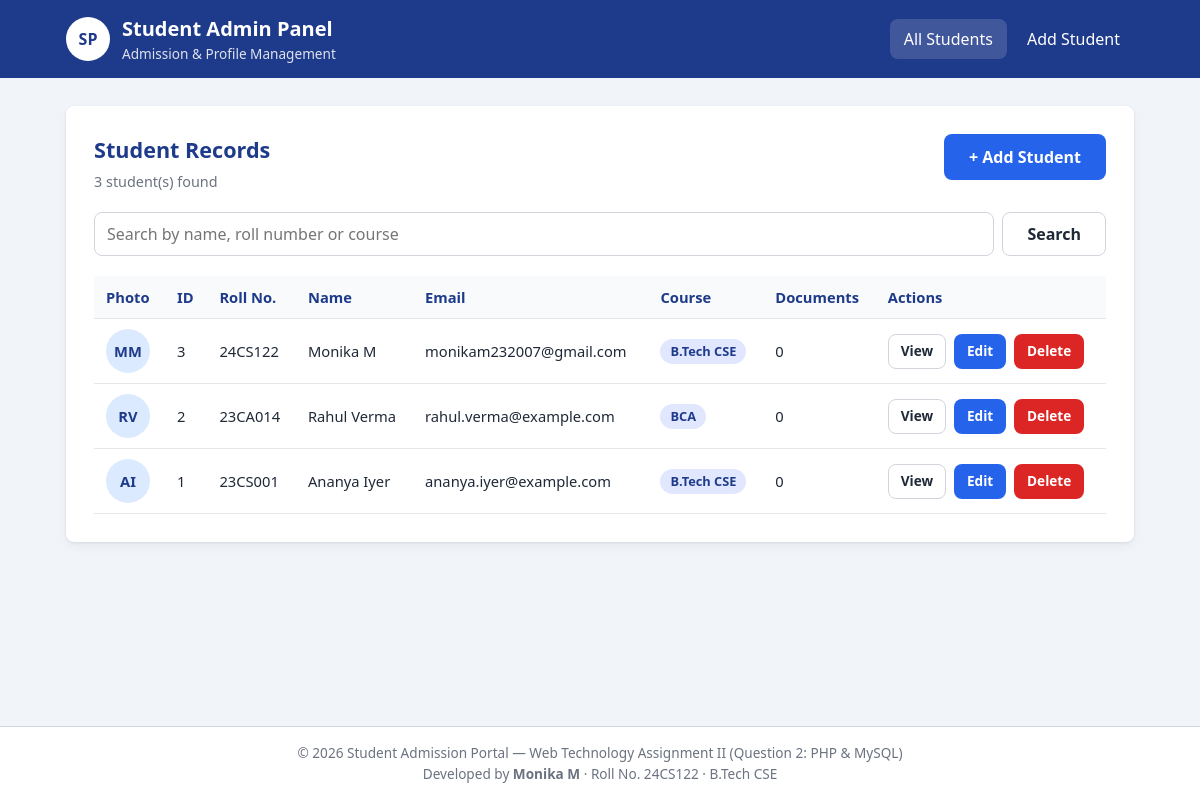
The page /Question2_PHP/index.php on the database its author committed.
### tables this page shows
CREATE TABLE students (
    student_id   INT UNSIGNED  NOT NULL AUTO_INCREMENT,
    name         VARCHAR(50)   NOT NULL,
    roll_number  VARCHAR(15)   NOT NULL,
    email        VARCHAR(100)  NOT NULL,
    course       VARCHAR(50)   NOT NULL,
    created_at   TIMESTAMP     NOT NULL DEFAULT CURRENT_TIMESTAMP,
    updated_at   TIMESTAMP     NOT NULL DEFAULT CURRENT_TIMESTAMP ON UPDATE CURRENT_TIMESTAMP,

    PRIMARY KEY (student_id),
    UNIQUE KEY uq_students_roll (roll_number),    
    UNIQUE KEY uq_students_email (email),         
    CONSTRAINT chk_students_email CHECK (email LIKE '%_@_%._%')
);

### Question2_PHP/functions.php (called while the page is built, shortened)
<?php
function e($value): string
{
    return htmlspecialchars((string) $value, ENT_QUOTES, 'UTF-8');
}
function initials(string $name): string
{
    $parts = preg_split('/\s+/', trim($name));
    $letters = '';
    foreach (array_slice($parts, 0, 2) as $part) {
        $letters .= strtoupper(substr($part, 0, 1));
    }
    return $letters;
}

### Question2_PHP/index.php (the view, shortened to what this page needs)
<?php
require_once 'db.php';
require_once 'functions.php';
$search = trim($_GET['q'] ?? '');
$sql = "SELECT s.student_id, s.name, s.roll_number, s.email, s.course,
               img.file_path AS image_path,
               (SELECT COUNT(*) FROM student_files d
                 WHERE d.student_id = s.student_id
                   AND d.file_category <> 'profile_image') AS document_count
        FROM students s
        LEFT JOIN student_files img
               ON img.student_id = s.student_id AND img.file_category = 'profile_image'";
if ($search !== '') {
    $sql .= ' WHERE s.name LIKE ? OR s.roll_number LIKE ? OR s.course LIKE ?';
    $sql .= ' ORDER BY s.student_id DESC';
    $stmt = $conn->prepare($sql);
    $like = '%' . $search . '%';
    $stmt->bind_param('sss', $like, $like, $like);
} else {
    $sql .= ' ORDER BY s.student_id DESC';
    $stmt = $conn->prepare($sql);
}
$stmt->execute();
$students = $stmt->get_result()->fetch_all(MYSQLI_ASSOC);
$activePage = 'list';
require 'includes/header.php';
?>
<section class="card">
    <div class="card-header">
        <div>
            <h2 class="card-title">Student Records</h2>
            <p class="card-subtitle"><?= count($students) ?> student(s) found</p>
        </div>
        <a href="add_student.php" class="btn btn-primary">+ Add Student</a>
    </div>
    <form method="get" action="index.php" class="search-form" role="search">
        <input type="text" id="q" name="q" value="<?= e($search) ?>" placeholder="Search by name, roll number or course">
        <button type="submit" class="btn btn-secondary">Search</button>
    </form>
    <?php if (count($students) === 0): ?>
        <p class="empty-state">No students found. <a href="add_student.php">Add the first student</a>.</p>
    <?php else: ?>
        <div class="table-wrap">
            <table class="data-table">
                <thead>
                    <tr>
                        <th>Photo</th>
                        <th>ID</th>
                        <th>Roll No.</th>
                        <th>Name</th>
                        <th>Email</th>
                        <th>Course</th>
                        <th>Documents</th>
                        <th>Actions</th>
                    </tr>
                </thead>
                <tbody>
                <?php foreach ($students as $s): ?>
                    <tr>
                        <td>
                            <?php if ($s['image_path']): ?>
                                <img src="<?= e($s['image_path']) ?>" alt="Photo of <?= e($s['name']) ?>" class="avatar">
                            <?php else: ?>
                                <span class="avatar avatar-placeholder" aria-label="No photo"><?= e(initials($s['name'])) ?></span>
                            <?php endif; ?>
                        </td>
                        <td><?= (int) $s['student_id'] ?></td>
                        <td><?= e($s['roll_number']) ?></td>
                        <td><?= e($s['name']) ?></td>
                        <td><?= e($s['email']) ?></td>
                        <td><span class="badge"><?= e($s['course']) ?></span></td>
                        <td><?= (int) $s['document_count'] ?></td>
                        <td class="actions">
                            <a href="view_student.php?id=<?= (int) $s['student_id'] ?>" class="btn btn-small btn-secondary">View</a>
                            <a href="edit_student.php?id=<?= (int) $s['student_id'] ?>" class="btn btn-small btn-primary">Edit</a>
                            <a href="delete_student.php?id=<?= (int) $s['student_id'] ?>" class="btn btn-small btn-danger">Delete</a>
                        </td>
                    </tr>
                <?php endforeach; ?>
                </tbody>
            </table>
        </div>
    <?php endif; ?>
</section>
<?php require 'includes/footer.php'; ?>

### Question2_PHP/includes/header.php (shortened to what this page needs)
<?php
$activePage = $activePage ?? '';
?>
<!DOCTYPE html>
<html lang="en">
<head>
    <link rel="stylesheet" href="style.css">
</head>
<body>
<header class="site-header">
    <div class="container header-inner">
        <div class="brand">
            <span class="brand-logo" aria-hidden="true">SP</span>
            <div>
                <h1 class="brand-title">Student Admin Panel</h1>
                <p class="brand-subtitle">Admission &amp; Profile Management</p>
            </div>
        </div>
        <nav class="main-nav" aria-label="Main navigation">
            <a href="index.php" class="<?= $activePage === 'list' ? 'active' : '' ?>">All Students</a>
            <a href="add_student.php" class="<?= $activePage === 'add' ? 'active' : '' ?>">Add Student</a>
        </nav>
    </div>
</header>
<main class="container">

### Question2_PHP/includes/footer.php (shortened to what this page needs)
</main>
<footer class="site-footer">
    <div class="container">
        <p>&copy; 2026 Student Admission Portal &mdash; Web Technology Assignment II (Question 2: PHP &amp; MySQL)</p>
        <p>Developed by <strong>Monika M</strong> &middot; Roll No. 24CS122 &middot; B.Tech CSE</p>
    </div>
</footer>
</body>
</html>

### Question2_PHP/style.css (style rules this page uses)
:root { --primary: #1e3a8a; --primary-light: #2563eb; --primary-hover: #1d4ed8; --bg: #f1f5f9; --card-bg: #ffffff; --text: #1f2937; --text-muted: #6b7280; --border: #d1d5db; --error: #dc2626; --error-bg: #fef2f2; --success: #15803d; --success-bg: #f0fdf4; --radius: 8px; --shadow: 0 1px 3px rgba(0, 0, 0, 0.08), 0 4px 12px rgba(0, 0, 0, 0.05); }
* { box-sizing: border-box; margin: 0; padding: 0; }
body { font-family: "Segoe UI", Roboto, Arial, sans-serif; font-size: 16px; line-height: 1.5; color: var(--text); background-color: var(--bg); min-height: 100vh; display: flex; flex-direction: column; }
main { flex: 1; }
.container { width: 100%; max-width: 1100px; margin: 0 auto; padding: 0 16px; }
.site-header { background-color: var(--primary); color: #ffffff; padding: 14px 0; margin-bottom: 28px; }
.header-inner { display: flex; align-items: center; justify-content: space-between; flex-wrap: wrap; gap: 12px; }
.brand { display: flex; align-items: center; gap: 12px; }
.brand-logo { width: 44px; height: 44px; border-radius: 50%; background-color: #ffffff; color: var(--primary); font-weight: 700; display: flex; align-items: center; justify-content: center; }
.brand-title { font-size: 1.25rem; font-weight: 600; }
.brand-subtitle { font-size: 0.85rem; opacity: 0.85; }
.main-nav { display: flex; gap: 6px; }
.main-nav a { color: #ffffff; text-decoration: none; padding: 8px 14px; border-radius: var(--radius); }
.main-nav a:hover, .main-nav a.active { background-color: rgba(255, 255, 255, 0.15); }
.card { background-color: var(--card-bg); border-radius: var(--radius); box-shadow: var(--shadow); padding: 28px; }
.card-title { font-size: 1.35rem; color: var(--primary); margin-bottom: 4px; }
.card-subtitle { color: var(--text-muted); font-size: 0.9rem; margin-bottom: 20px; }
input[type="text"], input[type="email"], input[type="password"], select { width: 100%; padding: 10px 12px; font-size: 1rem; font-family: inherit; color: var(--text); background-color: #ffffff; border: 1px solid var(--border); border-radius: var(--radius); }
.btn { display: inline-block; padding: 10px 24px; font-size: 1rem; font-family: inherit; font-weight: 600; border-radius: var(--radius); border: 1px solid transparent; cursor: pointer; text-decoration: none; text-align: center; }
.btn-primary { background-color: var(--primary-light); color: #ffffff; }
.btn-secondary { background-color: #ffffff; color: var(--text); border-color: var(--border); }
.site-footer { background-color: #ffffff; border-top: 1px solid var(--border); color: var(--text-muted); font-size: 0.85rem; text-align: center; padding: 16px 0; }
main > .card, main > .profile-layout { margin-bottom: 32px; }
.card-header { display: flex; justify-content: space-between; align-items: flex-start; flex-wrap: wrap; gap: 12px; }
.search-form { display: flex; gap: 8px; margin-bottom: 20px; }
.search-form input { flex: 1; }
.btn-small { padding: 6px 12px; font-size: 0.85rem; }
.btn-danger { background-color: var(--error); color: #ffffff; }
a { color: var(--primary-light); }
.table-wrap { width: 100%; overflow-x: auto; }
.data-table { width: 100%; border-collapse: collapse; font-size: 0.92rem; }
.data-table th, .data-table td { padding: 10px 12px; text-align: left; border-bottom: 1px solid #e5e7eb; vertical-align: middle; }
.data-table th { background-color: #f8fafc; color: var(--primary); font-weight: 600; white-space: nowrap; }
.data-table .actions { white-space: nowrap; }
.data-table .actions .btn + .btn { margin-left: 4px; }
.avatar { width: 44px; height: 44px; border-radius: 50%; object-fit: cover; display: inline-flex; align-items: center; justify-content: center; }
.avatar-placeholder, .profile-placeholder { background-color: #dbeafe; color: var(--primary); font-weight: 700; }
.badge { display: inline-block; padding: 3px 10px; border-radius: 999px; background-color: #e0e7ff; color: var(--primary); font-size: 0.8rem; font-weight: 600; white-space: nowrap; }

### rows shown on the page
students: name "MM", student_id "3", roll_number "24CS122", name "Monika M", email "monikam232007@gmail.com", course "B.Tech CSE", document_count "0"
students: name "RV", student_id "2", roll_number "23CA014", name "Rahul Verma", email "rahul.verma@example.com", course "BCA", document_count "0"
students: name "AI", student_id "1", roll_number "23CS001", name "Ananya Iyer", email "ananya.iyer@example.com", course "B.Tech CSE", document_count "0"

### other values the page prints
count($students) "3"
